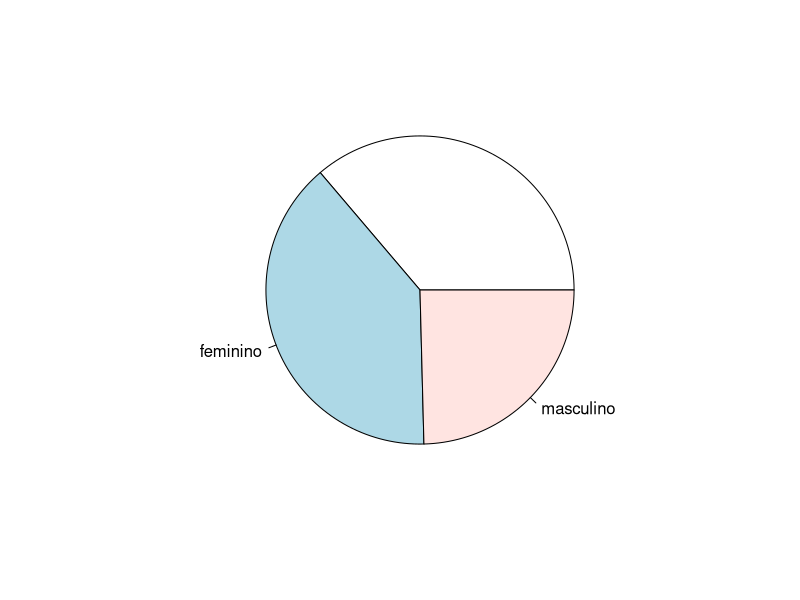

Here is the R script that generated this plot:
## ---- chunk 1
options(tinytex.verbose = TRUE)
## ---- chunk 2
knitr::opts_knit$set(root.dir = "/Users/jpalbino/Library/Mobile Documents/com~apple~CloudDocs/GitHub/espaco-virtual-e-geracoes")
knitr::opts_chunk$set(echo = TRUE)

## ---- chunk 3
#data("./dados/dados_minerados.csv")
euevgera <- read.table("./dados/dados_minerados.csv", header = TRUE, sep = ";", as.is=FALSE)
## ---- chunk 4
pie(table(euevgera$genero), edges = 200, radius = 0.8, density = NULL, angle = 45, col = NULL, border = NULL,lty = NULL, main = NULL)
